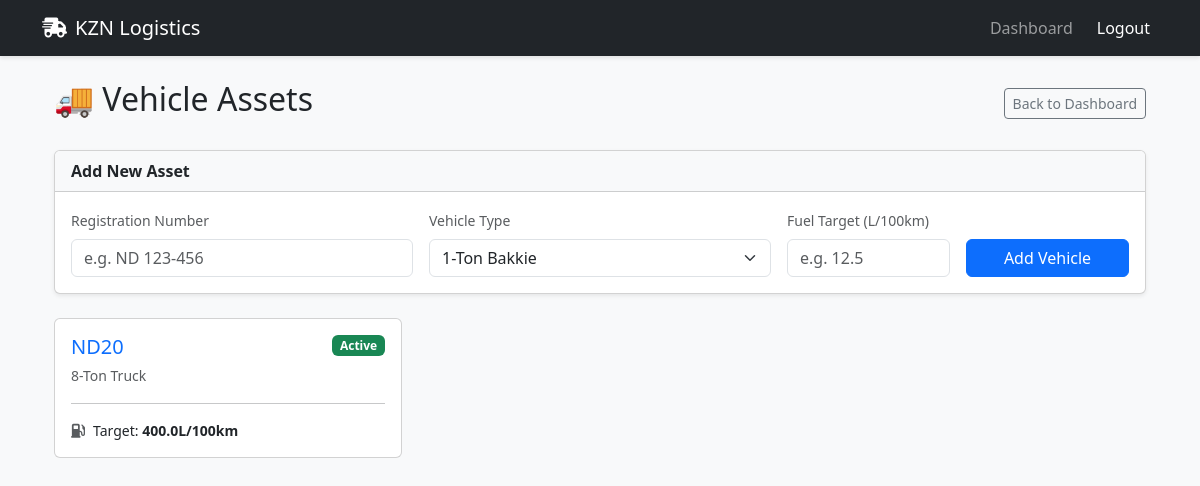
Page /vehicles (signed in) on the committed database.
### app.py (models this page shows)
class Vehicle(db.Model):
    id = db.Column(db.Integer, primary_key=True)
    reg_number = db.Column(db.String(20), unique=True, nullable=False) # e.g. ND 123-456
    type = db.Column(db.String(50)) # e.g. 8-Ton Truck
    base_fuel_rate = db.Column(db.Float) # Expected Liters/100km
    status = db.Column(db.String(20), default='Active') # Active, Maintenance

### app.py (the view, shortened to what this page needs)
@app.route('/vehicles', methods=['GET', 'POST'])
def manage_vehicles():
    if 'user_id' not in session: return redirect(url_for('login'))
    vehicles = Vehicle.query.all()
    return render_template('vehicles.html', vehicles=vehicles)

### app.py (called while the page is built)
@login_manager.user_loader
def load_user(user_id):
    return User.query.get(int(user_id))

### templates/vehicles.html (shortened to what this page needs)
{% extends "base.html" %}
{% block content %}
<div class="container mt-4">
    <div class="d-flex justify-content-between align-items-center mb-4">
        <h2>🚚 Vehicle Assets</h2>
        <a href="{{ url_for('dashboard') }}" class="btn btn-outline-secondary btn-sm">Back to Dashboard</a>
    </div>
    <div class="card shadow-sm mb-4">
        <div class="card-header bg-light">
            <strong>Add New Asset</strong>
        </div>
        <div class="card-body">
            <form action="{{ url_for('manage_vehicles') }}" method="POST" class="row g-3 align-items-end">
                <div class="col-md-4">
                    <label class="form-label small text-muted">Registration Number</label>
                    <input type="text" name="reg" class="form-control" placeholder="e.g. ND 123-456" required>
                </div>
                <div class="col-md-4">
                    <label class="form-label small text-muted">Vehicle Type</label>
                    <select name="type" class="form-select">
                        <option value="1-Ton Bakkie">1-Ton Bakkie</option>
                    </select>
                </div>
                <div class="col-md-2">
                    <label class="form-label small text-muted">Fuel Target (L/100km)</label>
                    <input type="number" step="0.1" name="rate" class="form-control" placeholder="e.g. 12.5" required>
                </div>
                <div class="col-md-2">
                    <button type="submit" class="btn btn-primary w-100">Add Vehicle</button>
                </div>
            </form>
        </div>
    </div>
    <div class="row">
        {% for v in vehicles %}
        <div class="col-md-4 mb-3">
            <div class="card h-100 border-left-primary">
                <div class="card-body">
                    <div class="d-flex justify-content-between">
                        <div>
                            <h5 class="card-title text-primary mb-1">{{ v.reg_number }}</h5>
                            <small class="text-muted">{{ v.type }}</small>
                        </div>
                        <span class="badge bg-success align-self-start">{{ v.status }}</span>
                    </div>
                    <hr>
                    <p class="mb-0 small">
                        <i class="fas fa-gas-pump text-muted me-2"></i>Target: <strong>{{ v.base_fuel_rate }}L/100km</strong>
                    </p>
                </div>
            </div>
        </div>
        {% endfor %}
    </div>
</div>
{% endblock %}

### templates/base.html (style rules this page uses)
body { background-color: #f8f9fa; }

### rows in the picture
Vehicle: reg_number "ND20", type "8-Ton Truck", status "Active", base_fuel_rate "400.0"
